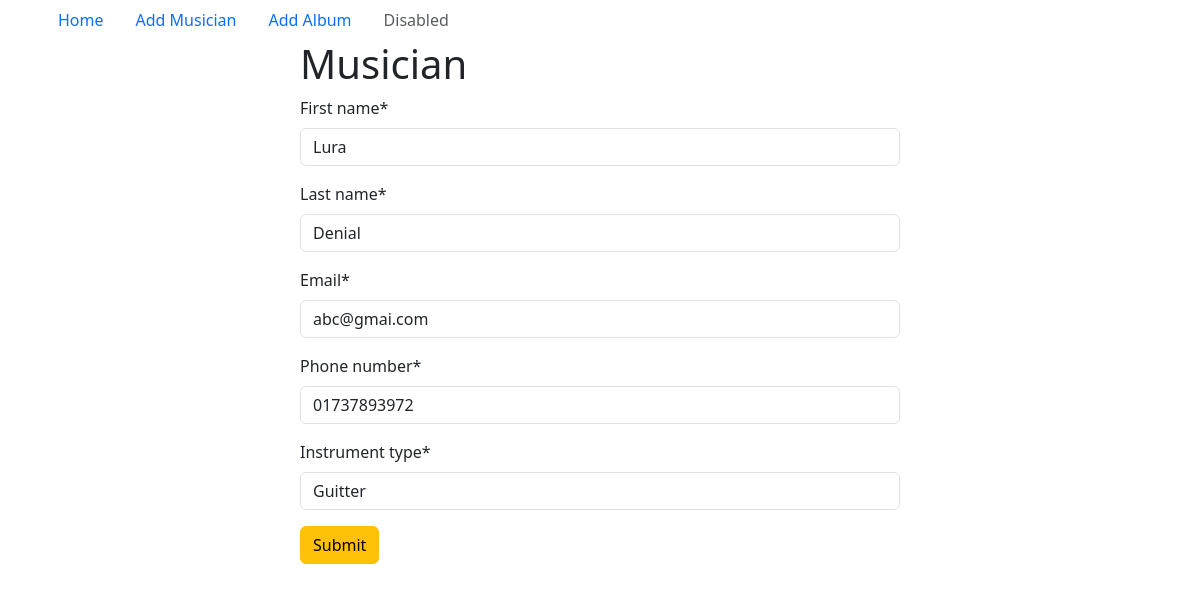
The page /musician/edit/1 on the database its author committed.
### musician/models.py (models this page shows, shortened)
class Musician(models.Model):
    first_name = models.CharField(max_length=100)
    last_name = models.CharField(max_length=100)
    email = models.EmailField()
    phone_number = models.CharField(max_length=15)
    instrument_type = models.CharField(max_length=100)

### musician/views.py (the view)
# urls.py: path('edit/<int:id>', views.edit_musician, name="edit_musician"),
def edit_musician(request, id):
    post = models.Musician.objects.get(pk=id)
    form = forms.MusicianForm(instance=post)
    if request.method == 'POST':
        form = forms.MusicianForm(request.POST, instance=post)
        if form.is_valid():
            form.save()
            return redirect('homepage')
    return render(request, 'add_musician.html', {'form': form})

### musician/forms.py
class MusicianForm(forms.ModelForm):
    class Meta:
        model = Musician
        fields = '__all__'

### musician/templates/add_musician.html (shortened to what this page needs)
{% extends "base.html" %}
{% load crispy_forms_tags %}
{% block content %}
<form style="width: 50%; margin: auto" method="post">
    <h1>Musician</h1>
        {{form | crispy}}
    <button class="btn btn-warning">Submit</button>
</form>
{% endblock content %}

### rows shown on the page
Musician: first_name "Lura", last_name "Denial", email "abc@gmai.com", phone_number "01737893972", instrument_type "Guitter"
